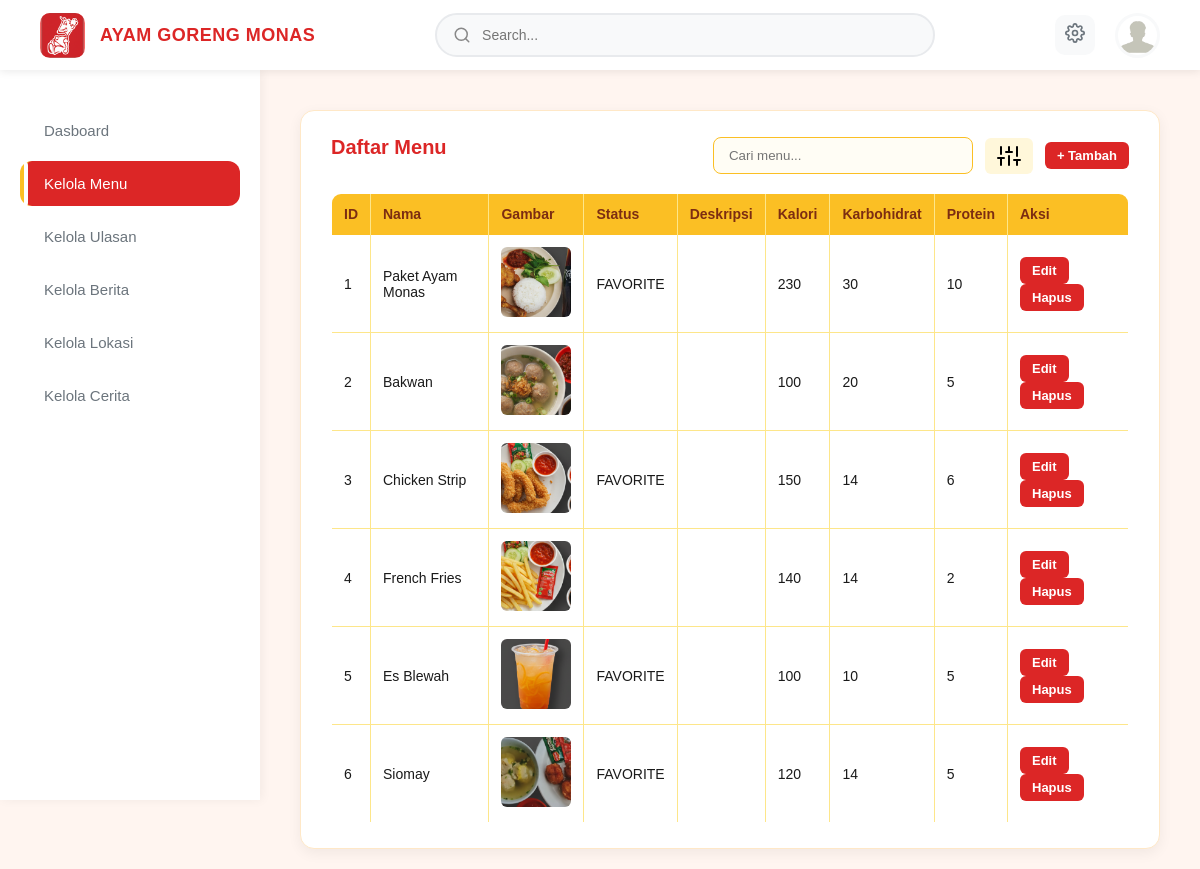
/Admin/menu/manage_menu.php, run on the app's committed database.
### tables this page shows
CREATE TABLE menu (
    id INT AUTO_INCREMENT PRIMARY KEY,
    nama VARCHAR(50) NOT NULL,
    gambar VARCHAR(100) NOT NULL,
    status VARCHAR(20) DEFAULT NULL,
    deskripsi TEXT DEFAULT NULL,
    kalori INT DEFAULT NULL,
    karbohidrat INT DEFAULT NULL,
    protein INT DEFAULT NULL
);

### Admin/menu/manage_menu.php (the view, shortened to what this page needs)
<?php
$conn = mysqli_connect("localhost", "root", "", "ayamgoreng_monas");
?>
<!DOCTYPE html>
<html lang="en">
  <head>
    <link rel="stylesheet" href="../style_admin/manage_menu.css" />
  </head>
  <body>
    <?php
    include "../layout/header_admin.php";
    include "../layout/sidebar_admin.php";
    ?>
    <section class="main-content">
      <div class="table-section">
        <div class="table-header">
          <h2>Daftar Menu</h2>
          <div class="table-tools">
            <input type="text" placeholder="Cari menu..." class="search-menu">
            <button class="filter-btn">
              <i data-feather="sliders"></i>
            </button>
            <a href="tambah_menu.php">
              <button class="add-btn">+ Tambah</button>
            </a>
          </div>
        </div>
        <table border="1" cellpadding="8">
          <tr>
            <th>ID</th>
            <th>Nama</th>
            <th>Gambar</th>
            <th>Status</th>
            <th>Deskripsi</th>
            <th>Kalori</th>
            <th>Karbohidrat</th>
            <th>Protein</th>
            <th>Aksi</th>
          </tr>
          <?php
          $result = mysqli_query($conn, "SELECT * FROM menu");
          while ($row = mysqli_fetch_assoc($result)) {
            $namaMenu = htmlspecialchars($row['nama'], ENT_QUOTES);
            echo "<tr>";
            echo "<td>{$row['id']}</td>";
            echo "<td>{$row['nama']}</td>";
            echo "<td><img class='menu-img' src='../../Source/Daftar menu/{$row['gambar']}'></td>";
            echo "<td>{$row['status']}</td>";
            echo "<td>{$row['deskripsi']}</td>";
            echo "<td>{$row['kalori']}</td>";
            echo "<td>{$row['karbohidrat']}</td>";
            echo "<td>{$row['protein']}</td>";
            echo "<td>
                    <a href='edit_menu.php?id={$row['id']}'><button>Edit</button></a>
                    <button onclick=\"showDeleteConfirmation({$row['id']}, '{$namaMenu}', 'menu')\">Hapus</button>
                  </td>";
            echo "</tr>";
          }
          ?>
        </table>
      </div>
    </section>
  </body>
</html>

### Admin/layout/header_admin.php
<section class="navbar">
  <div class="header-left">
    <div class="restaurant-logo">
      <img src="../../Source/Logo.png" alt="restaurant-logo" />
    </div>
    <div class="restaurant-name">AYAM GORENG MONAS</div>
  </div>
  <div class="search-bar">
    <input type="text" placeholder="Search..." />
  </div>
  <div class="header-right">
    <div class="setting-button">
      <a href="../konten_Web/manage_konten.php"><i data-feather="settings" class="setting-btn"></i> </a>
    </div>
    <div class="profile">
      <img src="../../Source/admin.png" alt="admin-profile" />
    </div>
  </div>
</section>

### Admin/layout/sidebar_admin.php
<?php
$current_page = basename($_SERVER['PHP_SELF']);
?>
<section class="sidebar">
  <ul class="sidebar-menu">
    <li class="dashboard <?php if ($current_page == 'dashboard_admin.php') {echo 'active';} ?>">
      <a href="../dashboard/dashboard_admin.php">Dasboard</a>
    </li>
    <li class="manage-menu <?php if ($current_page == 'manage_menu.php') {echo 'active';} ?>">
      <a href="../menu/manage_menu.php">Kelola Menu</a>
    </li>
    <li class="manage-review <?php if ($current_page == 'manage_reviews.php') {echo 'active';} ?>">
      <a href="../ulasan/manage_reviews.php">Kelola Ulasan</a>
    </li>
    <li class="manage berita <?php if ($current_page == 'manage_berita.php') {echo 'active';} ?>">
      <a href="../berita/manage_berita.php">Kelola Berita</a>
    </li>
    <li class="manage lokasi <?php if ($current_page == 'manage_lokasi.php') {echo 'active';} ?>">
      <a href="../lokasi/manage_lokasi.php">Kelola Lokasi</a>
    </li>
    <li class="manage story <?php if ($current_page == 'manage_story.php') {echo 'active';} ?>">
      <a href="../story/manage_story.php">Kelola Cerita</a>
    </li>
  </ul>
</section>

### data on the page
menu: id "1", nama "Paket Ayam Monas", gambar (picture), status "FAVORITE", kalori "230", karbohidrat "30", protein "10"
menu: id "2", nama "Bakwan", gambar (picture), kalori "100", karbohidrat "20", protein "5"
menu: id "3", nama "Chicken Strip", gambar (picture), status "FAVORITE", kalori "150", karbohidrat "14", protein "6"
menu: id "4", nama "French Fries", gambar (picture), kalori "140", karbohidrat "14", protein "2"
menu: id "5", nama "Es Blewah", gambar (picture), status "FAVORITE", kalori "100", karbohidrat "10", protein "5"
menu: id "6", nama "Siomay", gambar (picture), status "FAVORITE", kalori "120", karbohidrat "14", protein "5"
